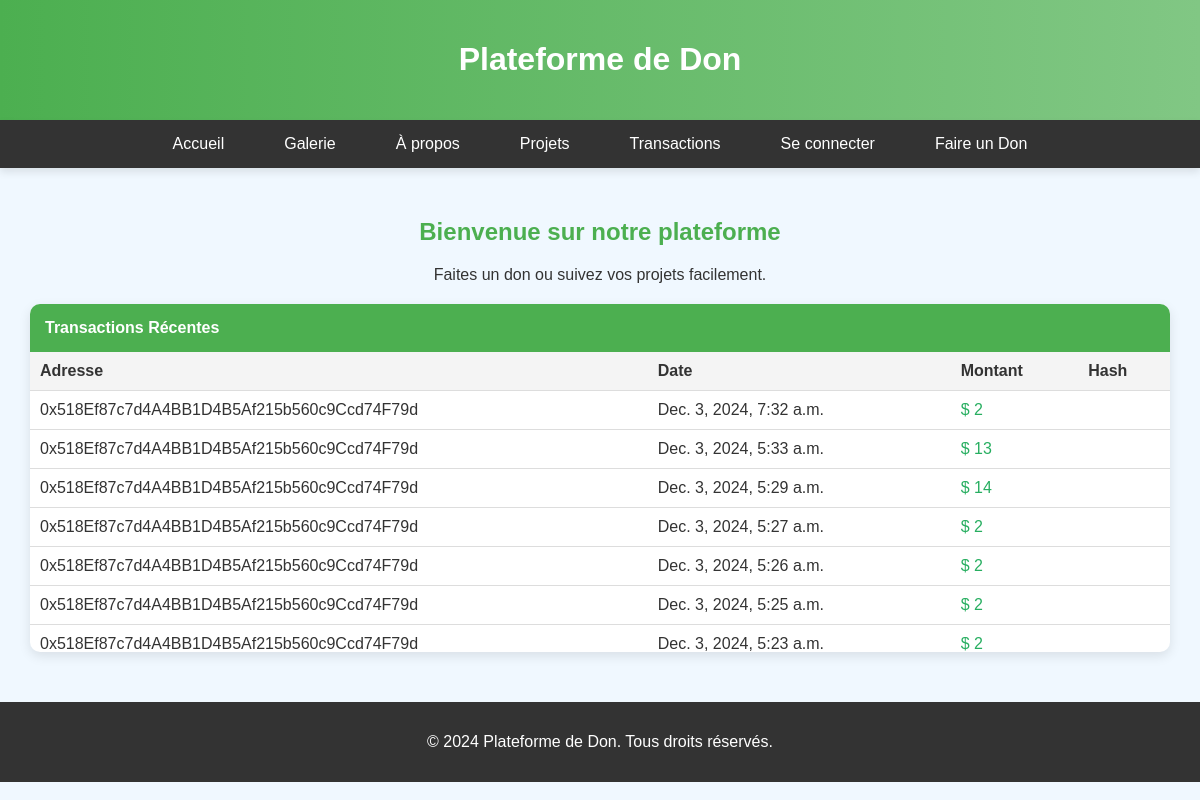
The page /home on the database its author committed.
### app/models.py (models this page shows)
class Don(models.Model):
    user = models.ForeignKey(User, related_name="don_user", on_delete=models.DO_NOTHING)
    sender = models.CharField(max_length=255, null=True, blank=True)
    receiver = models.CharField(max_length=255, null=True, blank=True)
    hash = models.CharField(max_length=255, null=True, blank=True, default="")
    montant = models.IntegerField(max_length=50, null=True, blank=True)
    projet = models.ForeignKey(Projet, related_name="projet", on_delete=models.DO_NOTHING, null=True, blank=True)
    date = models.DateTimeField(default=timezone.now, blank=True)
    class Meta:
        verbose_name = "Don"
        verbose_name_plural = "Dons"

### app/views.py (the view)
# urls.py: path('home', views.home, name="home"),
def home(request):
    projets = Projet.objects.all()
    dons = Don.objects.all().order_by("-date")
    context = {
        "projets": projets,
        "dons": dons,
    }
    return render(request, "home.html", context)

### templates/home.html (shortened to what this page needs)
<!DOCTYPE html>
<html lang="en">
<head>
</head>
<body>
    <header>
        <h1>Plateforme de Don</h1>
    </header>
    <nav>
        <ul>
            <li><a href="#">Accueil</a></li>
            <li><a href="#">Galerie</a></li>
            <li><a href="#">À propos</a></li>
            <li>
                <a href="#">Projets</a>
            </li>
            <li><a href="#">Transactions</a></li>
            <li>
                {% if request.user.is_authenticated %}
                <a href="#">{{ request.user.email }}</a>
                {% else %}
                <a class="btn btn-outline-primary btn-sm" href="{% url 'login' %}">Se connecter</a>
                {% endif %}
            </li>
            <li>
                <a class="btn btn-primary btn-sm" href="{% url 'formdon' %}" id="donate-btn">Faire un Don</a>
            </li>
        </ul>
    </nav>
    <section>
        <h2>Bienvenue sur notre plateforme</h2>
        <p>Faites un don ou suivez vos projets facilement.</p>
        <div class="transactions">
            <div class="transactions-header">Transactions Récentes</div>
            <div class="transactions-body">
                <table>
                    <thead>
                        <tr>
                            <th>Adresse</th>
                            <th>Date</th>
                            <th>Montant</th>
                            <th>Hash</th>
                        </tr>
                    </thead>
                    <tbody>
                        {% for don in dons %}
                        <tr>
                            <td>{{ don.receiver }}</td>
                            <td>{{ don.date }}</td>
                            <td class="transaction-amount">$ {{ don.montant }}</td>
                            <td>{{ don.hash }}</td>
                        </tr>
                        {% empty %}
                        <tr>
                            <td colspan="4">Aucune transaction trouvée</td>
                        </tr>
                        {% endfor %}
                    </tbody>
                </table>
            </div>
        </div>
    </section>
    <footer>
        <p>&copy; 2024 Plateforme de Don. Tous droits réservés.</p>
    </footer>
</body>
</html>

### templates/home.html (style rules this page uses)
body { margin: 0; padding: 0; font-family: 'Arial', sans-serif; background-color: #f0f8ff; color: #333; }
header { background: linear-gradient(90deg, #4caf50, #81c784); color: #fff; text-align: center; padding: 20px; box-shadow: 0 4px 8px rgba(0, 0, 0, 0.2); }
nav ul { list-style: none; padding: 0; margin: 0; display: flex; justify-content: center; background-color: #333; box-shadow: 0 4px 8px rgba(0, 0, 0, 0.1); }
nav ul li { position: relative; margin: 0 10px; }
nav ul li a { color: #fff; text-decoration: none; padding: 15px 20px; display: block; transition: background 0.3s ease, transform 0.3s ease; }
section { padding: 30px; text-align: center; }
h2 { color: #4caf50; }
.transactions { width: 100%; margin: 20px auto; background-color: #fff; border-radius: 10px; box-shadow: 0 4px 12px rgba(0, 0, 0, 0.1); overflow: hidden; }
.transactions-header { background-color: #4caf50; color: #fff; text-align: left; padding: 15px; font-weight: bold; }
.transactions-body { max-height: 300px; overflow-y: auto; }
table { width: 100%; border-collapse: collapse; }
table thead { background-color: #f4f4f4; }
table th, table td { text-align: left; padding: 10px; border-bottom: 1px solid #ddd; }
.transaction-amount { color: #27ae60; }
footer { background-color: #333; color: #fff; padding: 15px; text-align: center; }

### rows shown on the page
Don: receiver "0x518Ef87c7d4A4BB1D4B5Af215b560c9Ccd74F79d", date "Dec. 3, 2024, 7:32 a.m.", montant "2"
Don: receiver "0x518Ef87c7d4A4BB1D4B5Af215b560c9Ccd74F79d", date "Dec. 3, 2024, 5:33 a.m.", montant "13"
Don: receiver "0x518Ef87c7d4A4BB1D4B5Af215b560c9Ccd74F79d", date "Dec. 3, 2024, 5:29 a.m.", montant "14"
Don: receiver "0x518Ef87c7d4A4BB1D4B5Af215b560c9Ccd74F79d", date "Dec. 3, 2024, 5:27 a.m.", montant "2"
Don: receiver "0x518Ef87c7d4A4BB1D4B5Af215b560c9Ccd74F79d", date "Dec. 3, 2024, 5:26 a.m.", montant "2"
Don: receiver "0x518Ef87c7d4A4BB1D4B5Af215b560c9Ccd74F79d", date "Dec. 3, 2024, 5:25 a.m.", montant "2"
Don: receiver "0x518Ef87c7d4A4BB1D4B5Af215b560c9Ccd74F79d", date "Dec. 3, 2024, 5:23 a.m.", montant "2"
